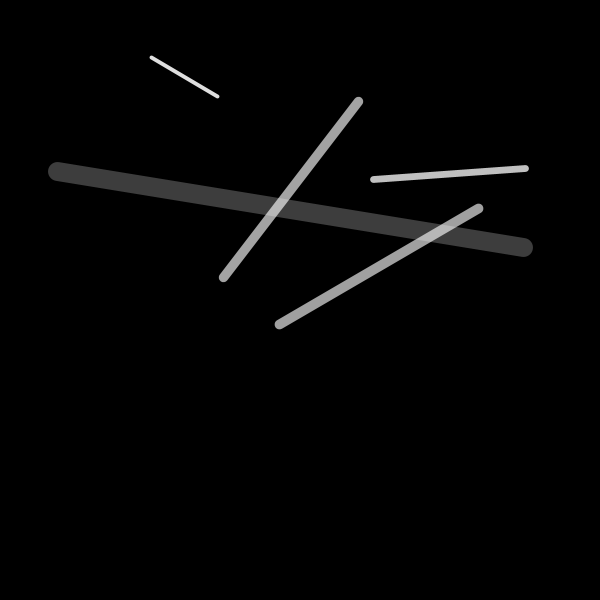
Frame 1 (no input)
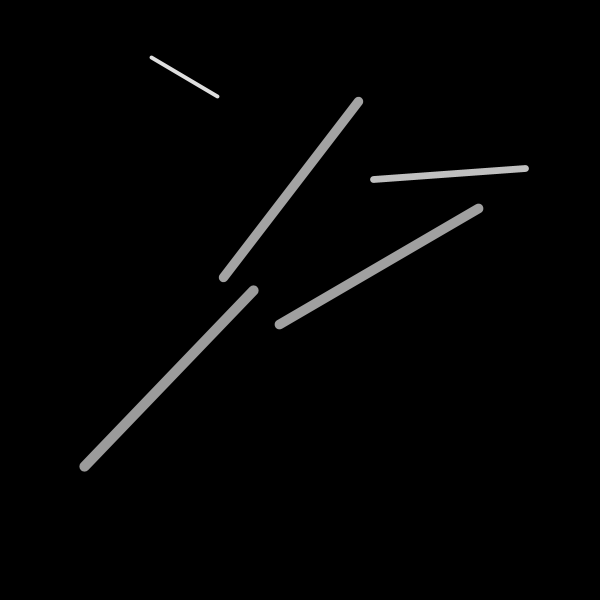
Frame 60 (the mouse pressed at the canvas centre just before this capture)
Frame 120 (the mouse held since frame 60 and released just before this capture): identical to frame 60, image omitted

The Processing sketch that drew these frames (run headless with seeded random() and noise(); from frame 60 on, the mouse is pressed at the canvas centre):

// Processing sketch: objets_lignes
// ── objets_lignes.pde
// renaud.jean-francois(arobas)uqam(point)ca
// Syntaxe Processing version 3.4
// samedi, 29 septembre 2018

// Version simplifiée, avec positionnement des lignes de façon traditionnelle,
// sans passer par des PVector.

// Règles:
// - Plus les lignes sont longues, plus elles sont épaisses et sombres.
// - Ces dernières disparaissent plus rapidement que les petites lignes.
// - Dès qu’une ligne disparaît, une autre est créée, avec le même identifiant.

ArrayList<Ligne> collectionLignes = new ArrayList<Ligne>();
int nbLignes = 5;
int zoneDessin = 500, marge;

void setup() {
  size(600, 600); // Calculs seront plus simples avec un sketch carré
  marge = floor((width-zoneDessin)*0.5);

  for (int i = 0; i < nbLignes; i++) {
    float tx1Temp = random(marge, marge+zoneDessin);
    float ty1Temp = random(marge, marge+zoneDessin);
    float tx2Temp = random(marge, marge+zoneDessin);
    float ty2Temp = random(marge, marge+zoneDessin);
    int identifiant = i;
    int posLignee = 0; // première génération
    collectionLignes.add(new Ligne(tx1Temp, ty1Temp, tx2Temp, ty2Temp, identifiant, posLignee));
  }
}

void draw() {
  background(0);

  // Boucle for() avec itération à reculons (i--)
  // Forme à privilégier dès que l’on supprime dynamiquement des éléments de la liste.
  // Valeur de départ à collectionLignes.size()-1
  // Valeur d’arrivée à >= 0
  for (int i = collectionLignes.size()-1; i >= 0; i--) {
    ((Ligne)collectionLignes.get(i)).update();
    ((Ligne)collectionLignes.get(i)).display();
  }
}

void mousePressed() {
  // Dans le style «Enhanced loop» :
  for (Ligne ligne : collectionLignes) { // nom classe, nom arbitraire pour instance temporaire, nom ArrayList
    println("Ligne #"+ligne.id+" gen : "+ligne.generation+" : "+ligne.longueur);
  }
  println();
}

// ── Ligne.pde
class Ligne {
  // 1. variables membres
  float tx1, ty1, tx2, ty2;
  color c;
  int id, alfa, generation;
  float epaisseur, longueur, longueurMax, duree;

  // 2. Constructeur
  Ligne(float _tx1, float _ty1, float _tx2, float _ty2, int _id, int _gen) {
    tx1 = _tx1;
    ty1 = _ty1;
    tx2 = _tx2;
    ty2 = _ty2;
    id = _id;
    generation = _gen;
    longueur = dist(tx1, ty1, tx2, ty2);
    longueurMax = sqrt(zoneDessin*zoneDessin);
    duree = longueurMax-longueur;
    epaisseur = map(duree, 0, longueurMax, 20, 1);
    c = color(255);
    alfa = int(map(duree, 0, longueurMax, 50, 255));
  }

  // 3. Méthodes

  // Update pour la mise à jour des variables membres
  void update() {
    if (duree > 0) {
      duree--;
    } else {
      duree = 0;
    }
  }

  // Display pour les conditions d’affichage, ainsi que la gestion des objets de la ArrayList.
  void display() {
    if (duree > 0) {
      stroke(c, alfa);
      strokeWeight(epaisseur);
      noFill();
      line(tx1, ty1, tx2, ty2);
    } else {

      // IMPORTANT : les instructions qui suivent sont dans la dernière méthode appelée.

      // On retire l’instance (celle-là même concernée par ce code) du ArrayList.
      collectionLignes.remove(this);

      // On ajoute un nouvel objet à la fin du ArrayList :
      float tx1Temp = random(marge, marge+zoneDessin);
      float ty1Temp = random(marge, marge+zoneDessin);
      float tx2Temp = random(marge, marge+zoneDessin);
      float ty2Temp = random(marge, marge+zoneDessin);
      // Le this. ci-dessous n’est pas obligatoire. Simplement par souci de clarté.
      this.generation++; // incrémentation de la variable membre, qui demeure accessible à ce niveau
      collectionLignes.add(new Ligne(tx1Temp, ty1Temp, tx2Temp, ty2Temp, this.id, this.generation));

      //println(collectionLignes.size());
    }
  }
}
